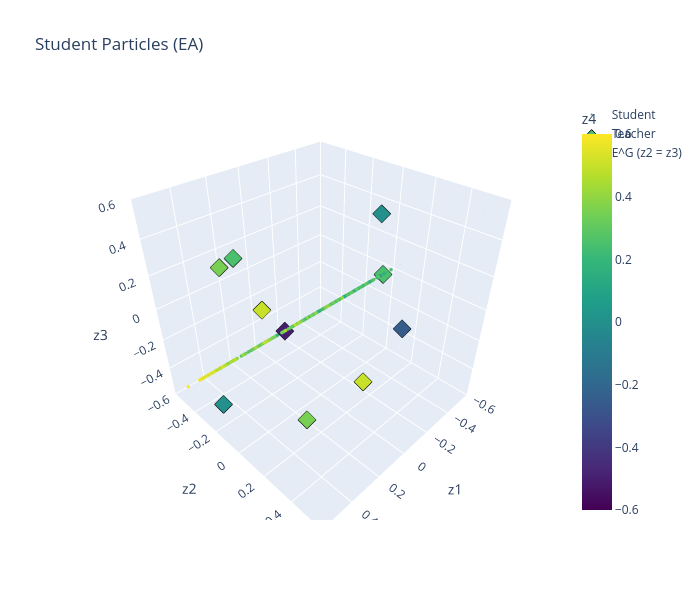

Notebook source saved alongside this figure:
### Code cell
plot_particles_3d(h_ea["particles"][-1], teacher, "Student Particles (EA)", show_invariant_plane=True)

### Figure 1 — Plotly figure (JSON) as saved in the notebook; plotly's stock layout.template omitted (floating-point values rounded to 4 significant figures; data arrays with more than 128 entries replaced by an {"elided": "..."} marker saying what was removed)
{"data": [{"marker": {"cmax": 0.6, "cmin": -0.6, "color": {"elided": "500 float values"}, "colorbar": {"title": {"text": "z4"}}, "colorscale": [[0, "#440154"], [0.1111, "#482878"], [0.2222, "#3e4989"], [0.3333, "#31688e"], [0.4444, "#26828e"], [0.5556, "#1f9e89"], [0.6667, "#35b779"], [0.7778, "#6ece58"], [0.8889, "#b5de2b"], [1, "#fde725"]], "size": 2}, "mode": "markers", "name": "Student", "type": "scatter3d", "x": {"elided": "500 float values"}, "y": {"elided": "500 float values"}, "z": {"elided": "500 float values"}}, {"marker": {"cmax": 0.6, "cmin": -0.6, "color": [0.25, 0.5, 0.0, 0.5, 0.35, -0.5, 0.25, -0.25, 0.0, 0.35], "colorscale": [[0, "#440154"], [0.1111, "#482878"], [0.2222, "#3e4989"], [0.3333, "#31688e"], [0.4444, "#26828e"], [0.5556, "#1f9e89"], [0.6667, "#35b779"], [0.7778, "#6ece58"], [0.8889, "#b5de2b"], [1, "#fde725"]], "line": {"color": "black", "width": 1}, "size": 6, "symbol": "diamond"}, "mode": "markers", "name": "Teacher", "type": "scatter3d", "x": [-0.5, 0.25, -0.25, 0.0, 0.35, 0.25, 0.5, 0.0, 0.5, 0.35], "y": [0.0, 0.5, 0.15, -0.5, -0.35, 0.0, 0.0, 0.5, -0.25, 0.25], "z": [0.0, 0.0, 0.5, -0.25, 0.25, 0.0, 0.5, 0.15, -0.5, -0.35]}, {"cmax": 0.6, "cmin": -0.6, "colorscale": [[0, "#440154"], [0.1111, "#482878"], [0.2222, "#3e4989"], [0.3333, "#31688e"], [0.4444, "#26828e"], [0.5556, "#1f9e89"], [0.6667, "#35b779"], [0.7778, "#6ece58"], [0.8889, "#b5de2b"], [1, "#fde725"]], "hoverinfo": "name", "i": [0, 0], "intensity": [-0.6, 0.6, 0.6, -0.6], "j": [1, 2], "k": [2, 3], "name": "E^G (z2 = z3)", "opacity": 0.35, "showlegend": true, "showscale": false, "type": "mesh3d", "x": [-0.6, 0.6, 0.6, -0.6], "y": [-0.6, -0.6, 0.6, 0.6], "z": [-0.6, -0.6, 0.6, 0.6]}], "layout": {"height": 600, "scene": {"xaxis": {"range": [-0.6, 0.6], "title": {"text": "z1"}}, "yaxis": {"range": [-0.6, 0.6], "title": {"text": "z2"}}, "zaxis": {"range": [-0.6, 0.6], "title": {"text": "z3"}}}, "title": {"text": "Student Particles (EA)"}, "width": 700}}
